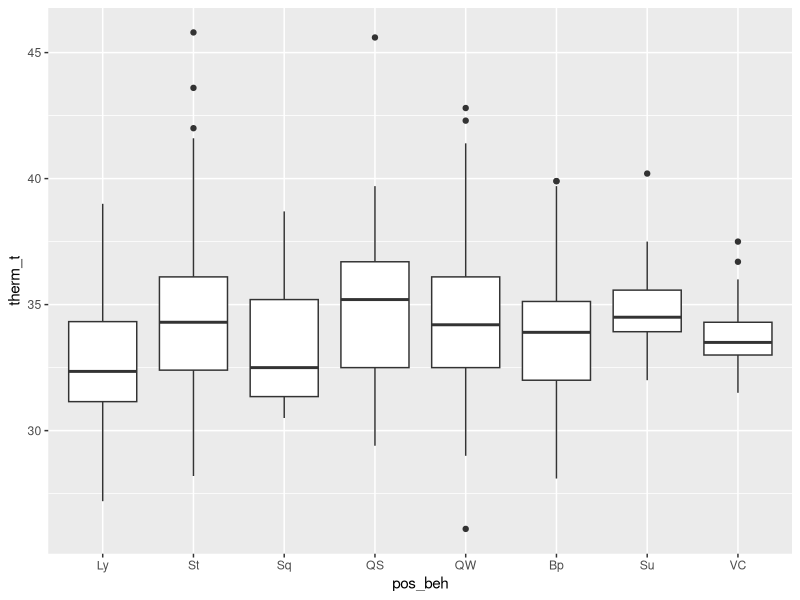

This chart was generated by the following R code:
# load libraries
library(tidyverse) 
library(readr) 
library(lubridate)
library(magrittr)
library(ggplot2)
library(car)
library(emmeans)
library(lme4)

##read in data
prelim_tidy <- read_csv("_data/_tidy/prelim_data_tidycols.csv")
View(prelim_tidy)

#Omit any missing values:
summary(is.na(prelim_tidy))

prelim_temp<-na.omit(prelim_tidy)
View(prelim_temp)

#Combine positional behaviors into smaller categories
# suspensory = Cb, Br & QM
#Vertical climb and cling together
prelim_temp$pos_beh[prelim_temp$pos_beh == "Cb"] <- "Su"
prelim_temp$pos_beh[prelim_temp$pos_beh == "Br"] <- "Su"
prelim_temp$pos_beh[prelim_temp$pos_beh == "QM"] <- "Su"
prelim_temp$pos_beh[prelim_temp$pos_beh == "Vci"] <- "VC"
prelim_temp$pos_beh[prelim_temp$pos_beh == "Abp"] <- "Bp"
prelim_temp$pos_beh[prelim_temp$pos_beh == "BpS"] <- "Bp"
prelim_temp$pos_beh[prelim_temp$pos_beh == "BpW"] <- "Bp"

############
##re-order levels
prelim_temp$time_od <- factor(prelim_temp$time_od, levels = c("e_morning", "l_morning", "e_afternoon", "l_afternoon", "evening"))
prelim_temp$pos_beh <- factor(prelim_temp$pos_beh, levels = c("Ly", "St", "Sq", "QS", "QW", "Bp", "Su", "VC"))


##plotting
ggplot(prelim_temp, aes(pos_beh, therm_t)) +
  geom_boxplot()
